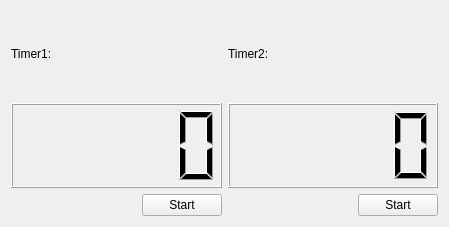
<?xml version="1.0" encoding="UTF-8"?>
<ui version="4.0">
 <class>MyTimer</class>
 <widget class="QWidget" name="MyTimer">
  <property name="geometry">
   <rect>
    <x>0</x>
    <y>0</y>
    <width>449</width>
    <height>227</height>
   </rect>
  </property>
  <property name="windowTitle">
   <string>MyTimer</string>
  </property>
  <layout class="QHBoxLayout" name="horizontalLayout_3">
   <item>
    <layout class="QVBoxLayout" name="verticalLayout">
     <item>
      <widget class="QLabel" name="label">
       <property name="text">
        <string>Timer1:</string>
       </property>
      </widget>
     </item>
     <item>
      <widget class="QLCDNumber" name="lcdNumber"/>
     </item>
     <item>
      <layout class="QHBoxLayout" name="horizontalLayout">
       <item>
        <spacer name="horizontalSpacer">
         <property name="orientation">
          <enum>Qt::Horizontal</enum>
         </property>
         <property name="sizeHint" stdset="0">
          <size>
           <width>40</width>
           <height>20</height>
          </size>
         </property>
        </spacer>
       </item>
       <item>
        <widget class="QPushButton" name="pushButton">
         <property name="text">
          <string>Start</string>
         </property>
        </widget>
       </item>
      </layout>
     </item>
    </layout>
   </item>
   <item>
    <layout class="QVBoxLayout" name="verticalLayout_2">
     <item>
      <widget class="QLabel" name="label_2">
       <property name="text">
        <string>Timer2:</string>
       </property>
      </widget>
     </item>
     <item>
      <widget class="QLCDNumber" name="lcdNumber_2"/>
     </item>
     <item>
      <layout class="QHBoxLayout" name="horizontalLayout_2">
       <item>
        <spacer name="horizontalSpacer_2">
         <property name="orientation">
          <enum>Qt::Horizontal</enum>
         </property>
         <property name="sizeHint" stdset="0">
          <size>
           <width>40</width>
           <height>20</height>
          </size>
         </property>
        </spacer>
       </item>
       <item>
        <widget class="QPushButton" name="pushButton_2">
         <property name="text">
          <string>Start</string>
         </property>
        </widget>
       </item>
      </layout>
     </item>
    </layout>
   </item>
  </layout>
 </widget>
 <layoutdefault spacing="6" margin="11"/>
 <resources/>
 <connections/>
</ui>
